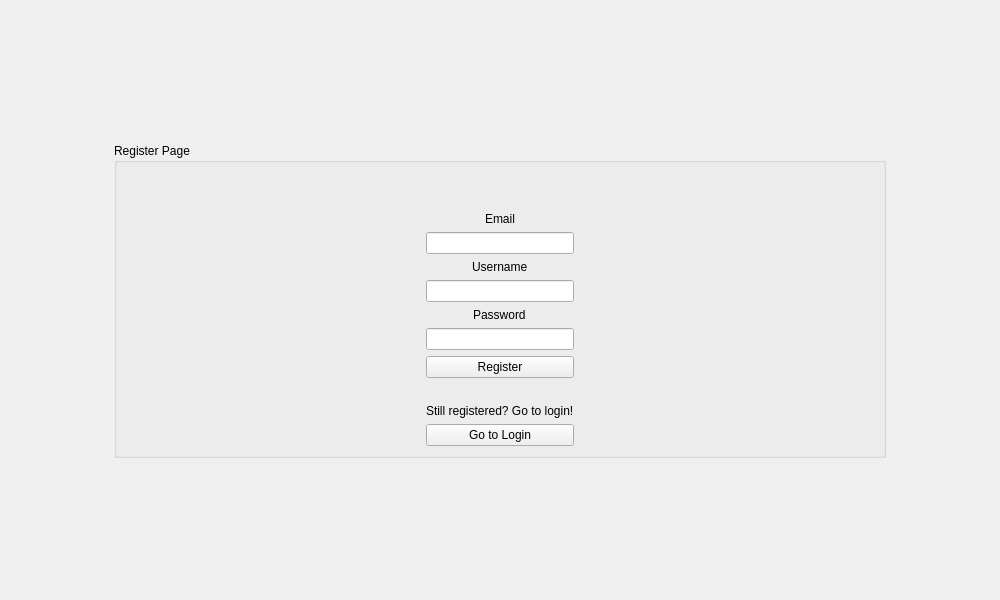
<?xml version="1.0" encoding="UTF-8"?>
<ui version="4.0">
 <class>RegisterPage</class>
 <widget class="QWidget" name="RegisterPage">
  <property name="geometry">
   <rect>
    <x>0</x>
    <y>0</y>
    <width>1000</width>
    <height>600</height>
   </rect>
  </property>
  <property name="windowTitle">
   <string>Form</string>
  </property>
  <layout class="QGridLayout" name="gridLayout_2">
   <item row="1" column="1">
    <widget class="QGroupBox" name="groupBox">
     <property name="title">
      <string>Register Page</string>
     </property>
     <layout class="QGridLayout" name="gridLayout">
      <item row="3" column="1" alignment="Qt::AlignHCenter">
       <widget class="QLabel" name="l_username">
        <property name="text">
         <string>Username</string>
        </property>
       </widget>
      </item>
      <item row="7" column="1">
       <widget class="QPushButton" name="pushRegisterButton">
        <property name="text">
         <string>Register</string>
        </property>
       </widget>
      </item>
      <item row="2" column="1">
       <widget class="QLineEdit" name="le_email"/>
      </item>
      <item row="9" column="1" alignment="Qt::AlignHCenter">
       <widget class="QLabel" name="label_3">
        <property name="text">
         <string>Still registered? Go to login!</string>
        </property>
       </widget>
      </item>
      <item row="5" column="1" alignment="Qt::AlignHCenter">
       <widget class="QLabel" name="l_password">
        <property name="text">
         <string>Password</string>
        </property>
       </widget>
      </item>
      <item row="2" column="0">
       <spacer name="horizontalSpacer">
        <property name="orientation">
         <enum>Qt::Horizontal</enum>
        </property>
        <property name="sizeType">
         <enum>QSizePolicy::Fixed</enum>
        </property>
        <property name="sizeHint" stdset="0">
         <size>
          <width>300</width>
          <height>20</height>
         </size>
        </property>
       </spacer>
      </item>
      <item row="8" column="1">
       <spacer name="verticalSpacer_2">
        <property name="orientation">
         <enum>Qt::Vertical</enum>
        </property>
        <property name="sizeType">
         <enum>QSizePolicy::Fixed</enum>
        </property>
        <property name="sizeHint" stdset="0">
         <size>
          <width>20</width>
          <height>20</height>
         </size>
        </property>
       </spacer>
      </item>
      <item row="1" column="1" alignment="Qt::AlignHCenter">
       <widget class="QLabel" name="l_email">
        <property name="text">
         <string>Email</string>
        </property>
       </widget>
      </item>
      <item row="10" column="1">
       <widget class="QPushButton" name="pushGoToLoginButton">
        <property name="text">
         <string>Go to Login</string>
        </property>
       </widget>
      </item>
      <item row="6" column="1">
       <widget class="QLineEdit" name="le_password"/>
      </item>
      <item row="2" column="2">
       <spacer name="horizontalSpacer_2">
        <property name="orientation">
         <enum>Qt::Horizontal</enum>
        </property>
        <property name="sizeType">
         <enum>QSizePolicy::Fixed</enum>
        </property>
        <property name="sizeHint" stdset="0">
         <size>
          <width>300</width>
          <height>20</height>
         </size>
        </property>
       </spacer>
      </item>
      <item row="4" column="1">
       <widget class="QLineEdit" name="le_username"/>
      </item>
      <item row="0" column="1">
       <spacer name="verticalSpacer_3">
        <property name="orientation">
         <enum>Qt::Vertical</enum>
        </property>
        <property name="sizeHint" stdset="0">
         <size>
          <width>20</width>
          <height>40</height>
         </size>
        </property>
       </spacer>
      </item>
     </layout>
    </widget>
   </item>
   <item row="1" column="2">
    <spacer name="horizontalSpacer_4">
     <property name="orientation">
      <enum>Qt::Horizontal</enum>
     </property>
     <property name="sizeHint" stdset="0">
      <size>
       <width>40</width>
       <height>20</height>
      </size>
     </property>
    </spacer>
   </item>
   <item row="1" column="0">
    <spacer name="horizontalSpacer_3">
     <property name="orientation">
      <enum>Qt::Horizontal</enum>
     </property>
     <property name="sizeHint" stdset="0">
      <size>
       <width>40</width>
       <height>20</height>
      </size>
     </property>
    </spacer>
   </item>
   <item row="2" column="1">
    <spacer name="verticalSpacer">
     <property name="orientation">
      <enum>Qt::Vertical</enum>
     </property>
     <property name="sizeHint" stdset="0">
      <size>
       <width>20</width>
       <height>40</height>
      </size>
     </property>
    </spacer>
   </item>
   <item row="0" column="1">
    <spacer name="verticalSpacer_4">
     <property name="orientation">
      <enum>Qt::Vertical</enum>
     </property>
     <property name="sizeHint" stdset="0">
      <size>
       <width>20</width>
       <height>40</height>
      </size>
     </property>
    </spacer>
   </item>
  </layout>
 </widget>
 <resources/>
 <connections/>
</ui>
